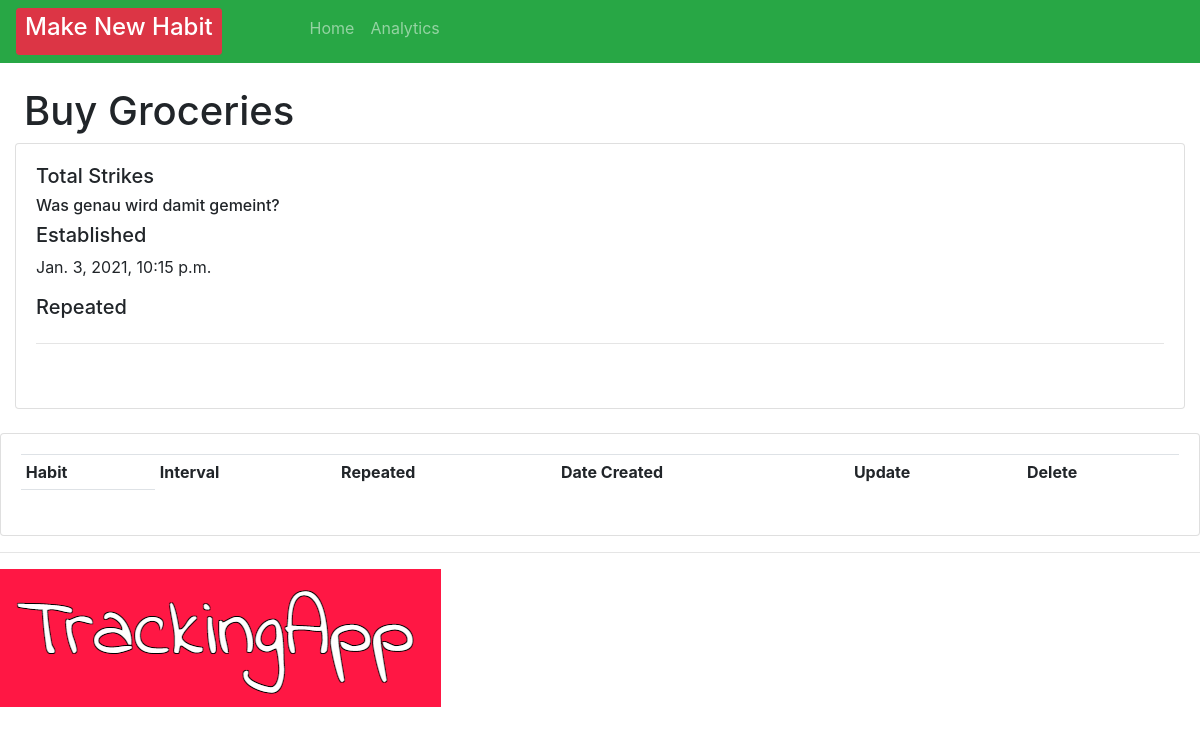
The app's page /habit/1, older data.
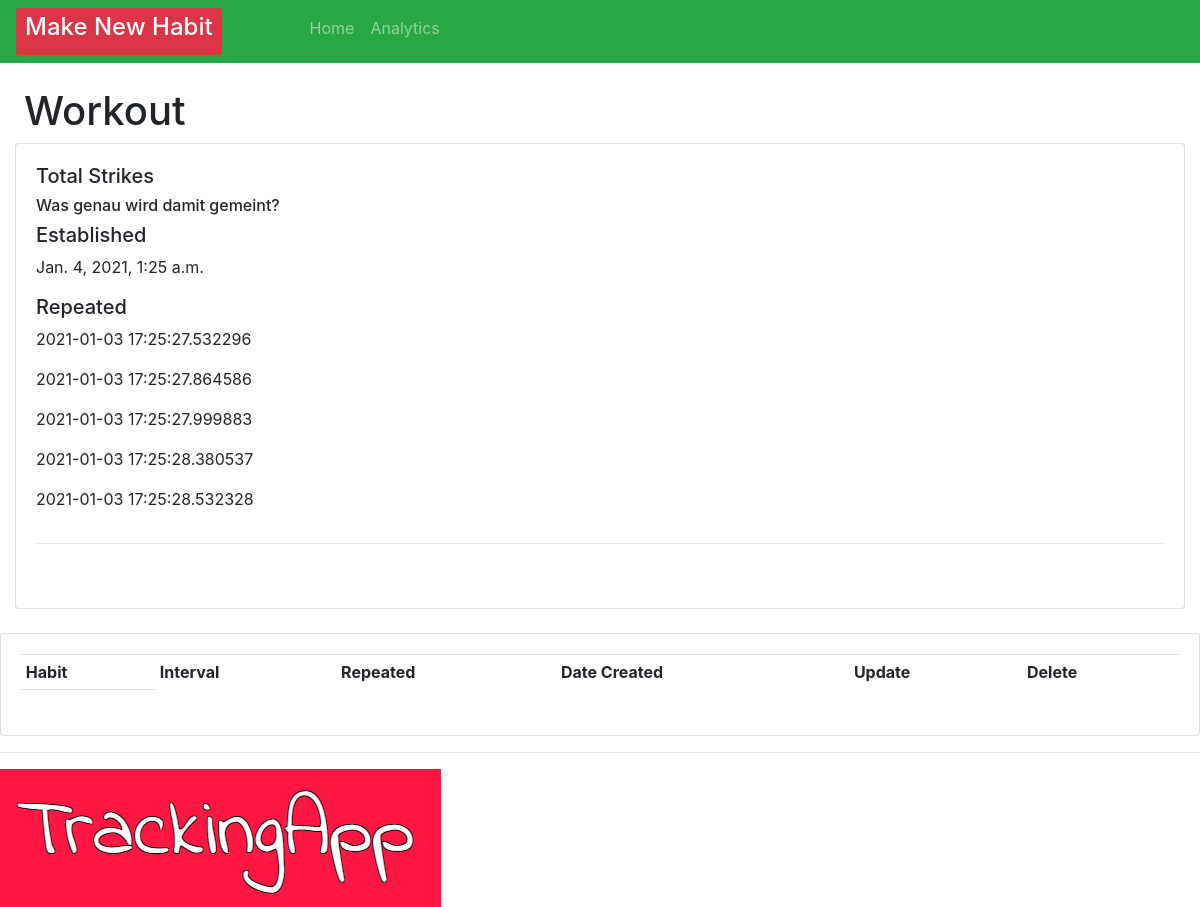
The same page, newer data.
### crm/models.py (models this page shows)
class Order(models.Model):
    INTERVAL = (
            ('Daily', 'Daily'),
            ('Weekly', 'Weekly' ),
            ('Biweekly', 'Biweekly'),
            ('Monthly', 'Monthly'),
            )
    HABIT = (
        ('Call Mum', 'Call Mum'),
        ('Workout', 'Workout'),
        ('Buy Groceries', 'Buy Groceries'),
        ('Study Maths', 'Study Maths'),
        ('Meditate', 'Meditate'),
    )
    habit = models.CharField(max_length=200, null=True, blank=True)
    predefinedHabit = models.CharField(max_length=200, null=True, choices=HABIT, blank=True)
    interval = models.CharField(max_length=400, null=True, choices=INTERVAL)
    checked = models.IntegerField(blank=True, default=0, null=True)
    strike = models.IntegerField(blank=True, default=0, null=True)
    created = models.DateTimeField(auto_now=True, auto_now_add=False, editable=False, null=True, blank=True)
    strikeList = models.ManyToManyField(Count)
    checkedList = models.ManyToManyField(Repeats)
    timeStamp = models.DateField(auto_now_add=True,  auto_now=False, blank=True)
    date_created = models.DateTimeField(auto_now=True, null=True, editable=False, blank=True)

class Repeats(models.Model):
    date_created =  models.DateTimeField(auto_now=True, null=True, editable=False, blank=True)
    timeStamp = models.DateField(auto_now_add=True,  auto_now=False, blank=True)
    test = models.CharField(max_length=200, null=True, blank=True)

### crm/views.py (the view)
# urls.py: path('habit/<str:pk>', views.habit, name="habit"),
def habit(request, pk):
    repeats = Repeats.objects.filter()
    orders = Order.objects.all()
    order = Order.objects.get(id=pk)
    repeat = order.checkedList.filter()
    try:
        strikes = Count.objects.get(id=pk)
    except Count.DoesNotExist:
     strikes = None
    context = { "order":order, "strikes":strikes, "repeats": repeats, "repeat": repeat}
    return render(request, 'habit/habit.html', context)

### crm/templates/habit/habit.html (shortened to what this page needs)
{% extends 'habit/main.html' %}
{% block content %}
<br>
    <h1 style="margin-left: 2%;">
        {% if order.predefinedHabit != null and order.habit == null%} <td>
            {{ order.predefinedHabit }}
        </td> {% endif %}
    </h1>
    <div class="col-md">
        <div class="card card-body">
            <h5>Total Strikes</h5>
            <h6>Was genau wird damit gemeint?</h6>
            <h5>Established</h5>
            <p>
            {{order.date_created}}
        </p>
        <h5>Repeated</h5>
           {% for check in repeat %}
            <p>{{check.test}}</p>
          {%endfor%}
            <hr>
            <h1 style="text-align: center; padding: 10px;"></h1>
        </div>
    </div>
<br>
<div class="row">
    <div class="col-md">
        <div class="card card-body">
            <table class="table table-sm">
                <tr>
                    <th>Habit</th>
                    <th>Interval</th>
                    <th>Repeated</th>
                    <th>Date Created</th>
                    <th>Update</th>
                    <th>Delete</th>
                </tr>
                <tr>
                    <td> {{checked.date_created}}</td>
                </tr>
            </table>
        </div>
    </div>
</div>
{% endblock %}

Row changes from the older to the newer data that the page shows:
changed Order: predefinedHabit "Buy Groceries" → "Workout"; date_created "Jan. 3, 2021, 10:15 p.m." → "Jan. 4, 2021, 1:25 a.m."
now on this page (row edited): Repeats: test "2021-01-03 17:25:27.532296"
now on this page (row edited): Repeats: test "2021-01-03 17:25:27.864586"
now on this page (row edited): Repeats: test "2021-01-03 17:25:27.999883"
now on this page (row edited): Repeats: test "2021-01-03 17:25:28.380537"
now on this page (row edited): Repeats: test "2021-01-03 17:25:28.532328"
